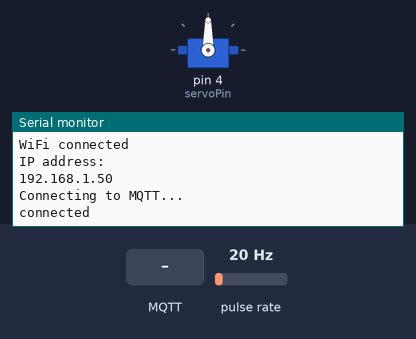
The sketch below on a simulated Arduino Uno, built with avr-gcc and run on an emulated ATmega328P. On the bench: servo, the last lines printed to the serial monitor. Wiring (inferred from the names in the program): pulse sensor: data pin 2. Inputs (shaded band) come from the test bench; at power-on: pulse rate 20 Hz. WiFi joins after 1.5 s; servers stay silent unless stated; no MQTT or app messages arrive unless stated.

Above: at 2.7 s.
2.8 s: MQTT message "1" arrives on the first subscribed topic
At 4.1 s:
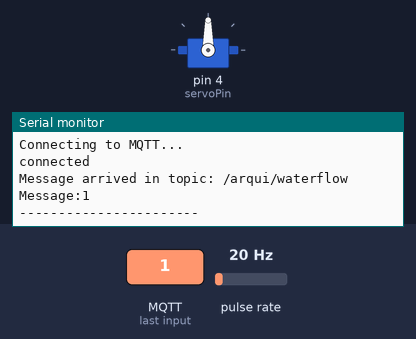
4.4 s: MQTT message "on" arrives on the first subscribed topic
At 5.1 s:
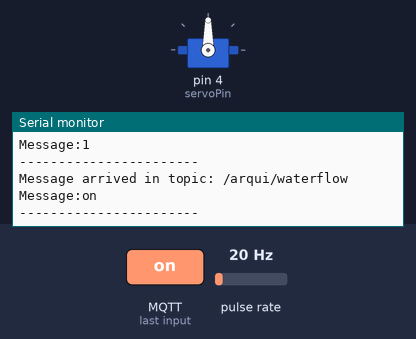
5.9 s: MQTT message "off" arrives on the first subscribed topic
At 7.3 s:
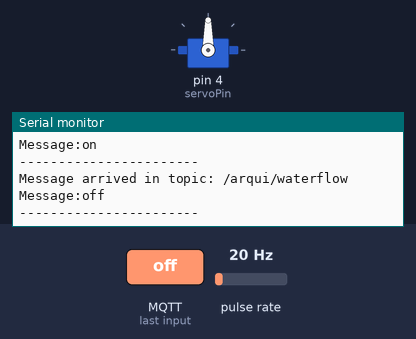

Measured:
- after the input at 2.8 s, the serial monitor: prints a new line after 0.08 s (image 1)
- after the input at 4.4 s, the serial monitor: prints a new line after 0.05 s (image 2)
- after the input at 5.9 s, the serial monitor: prints a new line after 0.07 s (image 3)

The sketch:

ArquiProyecto2.ino
```cpp
#include <WiFiEsp.h>
#include <PubSubClient.h>
#include <Servo.h>

#ifndef HAVE_HWSERIAL1
#include "SoftwareSerial.h"
SoftwareSerial serial1(10, 11); // RX, TX
#endif

const char* ssid = "AndroidAPFAC7";
const char* password = "iwau2541";
const char* mqttServer = "3.83.223.148";
const int mqttPort = 11079;
const char* mqttUser = "user1";
const char* mqttPassword = "0000";
const int waterFlowSensorPin = 2;
const int servoPin = 4;

WiFiEspClient espClient;
PubSubClient client(espClient);
Servo servo;

int status = WL_IDLE_STATUS;

volatile int rpmCounter = 0;
int waterFlow = 0;
String mqttPayload;
char messageWaterFlow[10];

void setup_wifi() {

  delay(10);
  // We start by connecting to a WiFi network
  Serial.println();
  Serial.print("Connecting to ");
  Serial.println(ssid);

  WiFi.begin(ssid, password);

  /*while (WiFi.status() != WL_CONNECTED) {
    delay(500);
    Serial.println("Connecting to WiFi..");
  }  */

  Serial.println("");
  Serial.println("WiFi connected");
  Serial.println("IP address: ");
  Serial.println(WiFi.localIP());
}

void callback(char* topic, byte* payload, unsigned int length) {
  Serial.print("Message arrived in topic: ");
  Serial.println(topic);

  Serial.print("Message:");
  for (int i = 0; i < length; i++) {
    Serial.print((char)payload[i]);
    mqttPayload += ((char)payload[i]);
  }

  Serial.println();
  Serial.println("-----------------------");

  /*if (String(topic) == "/arqui/waterflow"){
    if (mqttPayload == "1") {
      servo.write(90);
    } else {
      servo.write(0);
    }
  }*/

  mqttPayload = "";
}

void reconnect() {
  uint8_t retries = 3;

  while (!client.connected()) {
    Serial.print("Intentando conexion MQTT...");

    if (client.connect("ESP8266Client", mqttUser, mqttPassword)) {
      Serial.println("conectado");
      client.subscribe("/arqui/waterflow");
    } else {
      Serial.print("fallo, rc=");
      Serial.print(client.state());
      Serial.println(" intenta nuevamente en 5 segundos");
      delay(5000);
    }
    retries--;
    if (retries == 0) {
      while (1);
    }
  }
}

void rpm() {
  rpmCounter++;
}

void setup() {

  pinMode(waterFlowSensorPin, INPUT);
  pinMode(servoPin, OUTPUT);
  servo.attach(servoPin);
  attachInterrupt(digitalPinToInterrupt(waterFlowSensorPin), rpm, RISING);

  Serial.begin(9600);
  serial1.begin(9600);
  // initialize ESP module
  WiFi.init(&serial1);
  setup_wifi();
  client.setServer(mqttServer, mqttPort);
  client.setCallback(callback);

  while (!client.connected()) {
    Serial.println("Connecting to MQTT...");

    if (client.connect("ESP8266Client", mqttUser, mqttPassword )) {
      Serial.println("connected");

    } else {
      Serial.print("failed with state ");
      Serial.print(client.state());
      delay(2000);
    }
  }

  client.subscribe("/arqui/waterflow");
}

void loop() {

  if (!client.connected()) {
    Serial.println("Disconnected");
    reconnect();
  }
  client.loop();

  waterFlow = ((rpmCounter * 60) / 7.5 );
  rpmCounter = 0;

  sprintf(messageWaterFlow, "%d", waterFlow);
  client.publish("/arqui/waterflow", messageWaterFlow);

  delay(100);

}
```
